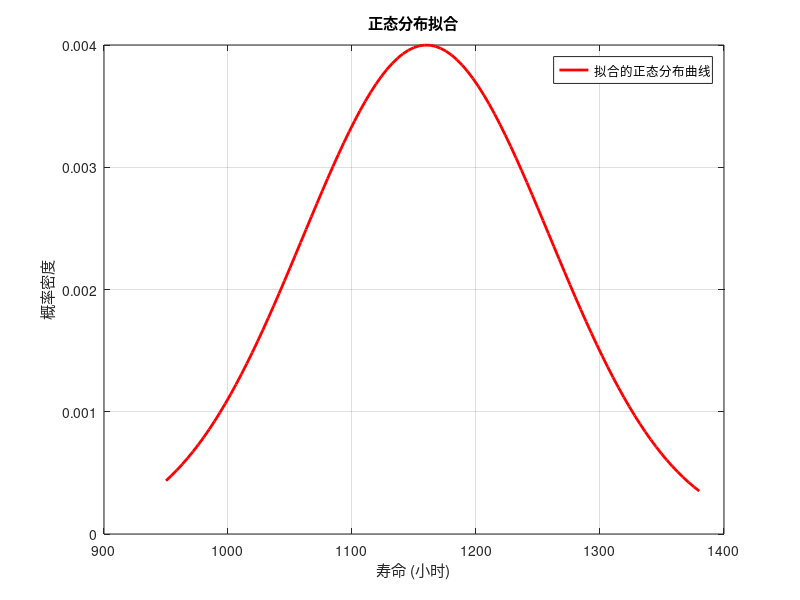

Reproduce this figure in MATLAB.
clc, clear

% 样本数据
x0 = [1050 1100 1120 1250 1280]';

% 样本数量
n = length(x0);
fprintf('样本数量 n: %d\n', n);

% 置信水平
alpha = 0.10; % 1 - 0.90
fprintf('置信水平 alpha: %.2f\n', alpha);

% 计算 t 分布临界值
Ta = tinv(1 - alpha/2, n-1); % t 分布临界值，自由度为 n-1
fprintf('t 分布临界值 Ta: %.4f\n', Ta);

% 拟合正态分布
pd = fitdist(x0, 'Normal'); % 拟合正态分布
fprintf('拟合正态分布的均值 mu: %.2f\n', pd.mu);
fprintf('拟合正态分布的标准差 sigma: %.4f\n', pd.sigma);

% 使用 paramci 计算置信区间（参考值）
ci = paramci(pd, 'Alpha', alpha); % 计算正态分布均值的置信区间
fprintf('置信水平为 0.90 的置信区间: [%.1f, %.1f]\n', ci(1,1), ci(2,1));

% 手动计算置信区间，与 paramci 匹配
mean_x = pd.mu; % 使用 fitdist 的均值
s = pd.sigma; % 使用 fitdist 的标准差
SE = s / sqrt(n); % 标准误差
margin_error = Ta * SE; % 误差范围
ci_manual_lower = mean_x - margin_error; % 下限
ci_manual_upper = mean_x + margin_error; % 上限
fprintf('手动计算的置信区间: [%.1f, %.1f]\n', ci_manual_lower, ci_manual_upper);

% 生成正态分布曲线
x = linspace(min(x0)-100, max(x0)+100, 100);
y = normpdf(x, pd.mu, pd.sigma);
plot(x, y, 'r-', 'LineWidth', 2);

% 添加标题和标签
title('正态分布拟合');
xlabel('寿命 (小时)');
ylabel('概率密度');
legend('拟合的正态分布曲线');
grid on;
